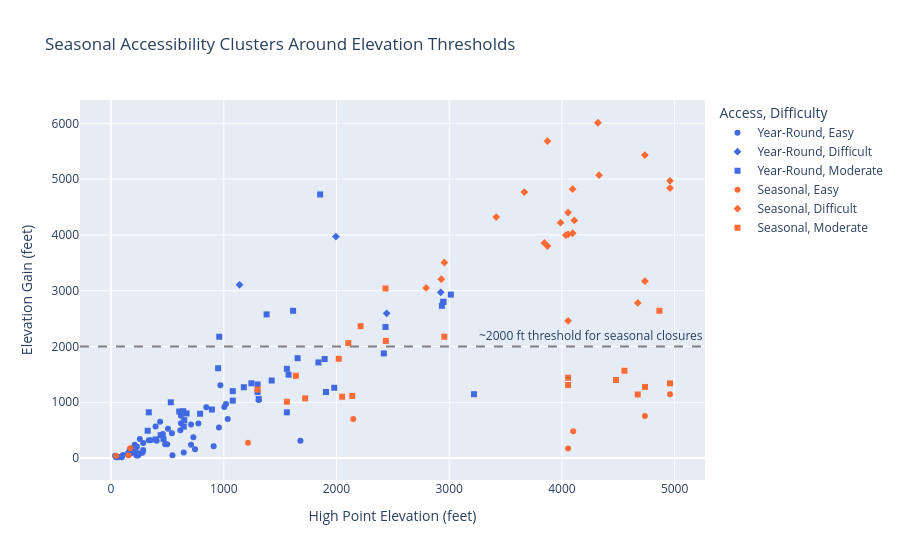

Notebook source saved alongside this figure:
### Code cell
# Chart 3: Scatter plot showing relationship between high point elevation and seasonal access
df_seasonal = df.dropna(subset=['High_Point_Numeric', 'Season_Category', 'Difficulty_Clean'])

fig3 = px.scatter(
    df_seasonal,
    x='High_Point_Numeric',
    y='Elevation_Gain_Numeric',
    color='Season_Category',
    symbol='Difficulty_Clean',
    title='Seasonal Accessibility Clusters Around Elevation Thresholds',
    labels={
        'High_Point_Numeric': 'High Point Elevation (feet)',
        'Elevation_Gain_Numeric': 'Elevation Gain (feet)',
        'Season_Category': 'Access',
        'Difficulty_Clean': 'Difficulty'
    },
    color_discrete_map={
        'Year-Round': '#4169E1',
        'Seasonal': '#FF6B35'
    },
    hover_data=['Trail Name', 'Difficulty_Clean']
)

# Add reference line at ~2000 feet to show elevation threshold
fig3.add_hline(
    y=2000,
    line_dash='dash',
    line_color='gray',
    annotation_text='~2000 ft threshold for seasonal closures',
    annotation_position='top right'
)

fig3.update_layout(
    font=dict(size=12),
    legend=dict(orientation='v', yanchor='top', y=1, xanchor='left', x=1.02)
)

fig3.show()

# Save chart as PNG
try:
    fig3.write_image('chart3_seasonal_elevation_patterns.png')
    print("✓ Chart saved as: chart3_seasonal_elevation_patterns.png")
except Exception as e:
    print(f"⚠️  Could not save chart as PNG: {e}")
    print("To save manually: Hover over chart → Click camera icon → Save")

### Figure 1 — Plotly figure (JSON) as saved in the notebook; plotly's stock layout.template omitted (floating-point values rounded to 4 significant figures)
{"data": [{"customdata": [["Ainsworth Loop Hike", "Easy"], ["Balfour-Klickitat Loop Hike", "Easy"], ["Bridal Veil Falls Hike", "Easy"], ["Buck Creek on Larch Mountain Hike", "Easy"], ["Buck Point Hike", "Easy"], ["Camp Benson Falls Hike", "Easy"], ["Cascade Locks West Loop Hike", "Easy"], ["Catherine Creek Arch Loop Hike", "Easy"], ["Catherine Creek Universal Access Hike", "Easy"], ["Catherine Creek West Loop Hike", "Easy"], ["Chenoweth Tableland Loop Hike", "Easy"], ["Eagle Creek to Punch Bowl Falls Hike", "Easy"], ["EasyCLIMB Loop Hike", "Easy"], ["Elowah Falls Loop Hike", "Easy"], ["Fort Cascades Loop Hike", "Easy"], ["Fort Rains Hike", "Easy"], ["Gillette Lake Hike", "Easy"], ["Hamilton Creek Loop Hike", "Easy"], ["Herman Creek Pinnacles Hike", "Easy"], ["Hood River Pipeline Hike", "Easy"], ["Hood River Waterfront Hike", "Easy"], ["Horsetail Falls Loop Hike", "Easy"], ["Horsethief Butte Hike", "Easy"], ["Indian Creek Hike", "Easy"], ["Klickitat Canyon Hike", "Easy"], ["Klickitat Trail: Klickitat Mineral Springs Hike", "Easy"], ["Labyrinth Hike", "Easy"], ["Latourell Falls Loop Hike", "Easy"], ["Little Beacon Rock Loop Hike", "Easy"], ["Memaloose Hills Hike", "Easy"], ["Mosier Plateau Hike", "Easy"], ["Nick Eaton Falls Hike", "Easy"], ["Ponytail Falls Hike", "Easy"], ["Pool of the Winds Hike", "Easy"], ["Punchbowl Falls Park Hike", "Easy"], ["River to Rock Loop Hike", "Easy"], ["Rooster Rock Loop Hike", "Easy"], ["Rooster Rock Wagon Road Hike", "Easy"], ["Rowena Plateau Hike", "Easy"], ["Sams Walker Loop Hike", "Easy"], ["Sandy River Delta Loop Hike", "Easy"], ["Shady Glen Loop Hike", "Easy"], ["She Who Watches Hike", "Easy"], ["Skamania Lodge Loop Hike", "Easy"], ["Sorosis Park Loop Hike", "Easy"], ["Spearfish Lake Loop Hike", "Easy"], ["St. Cloud Loop Hike", "Easy"], ["Starvation Creek Waterfalls Hike", "Easy"], ["Strawberry Island Loop Hike", "Easy"], ["The Dalles Riverfront Hike", "Easy"], ["Upper McCord Creek Falls Hike", "Easy"], ["Wahclella Falls Hike", "Easy"]], "hovertemplate": "Access=Year-Round<br>Difficulty=%{customdata[1]}<br>High Point Elevation (feet)=%{x}<br>Elevation Gain (feet)=%{y}<br>Trail Name=%{customdata[0]}<extra></extra>", "legendgroup": "Year-Round, Easy", "marker": {"color": "#4169E1", "symbol": "circle"}, "mode": "markers", "name": "Year-Round, Easy", "orientation": "v", "showlegend": true, "type": "scatter", "x": [150.0, 220.0, 230.0, 1680.0, 710.0, 460.0, 280.0, 615.0, 265.0, 1310.0, 775.0, 505.0, 180.0, 255.0, 60.0, 175.0, 435.0, 75.0, 970.0, 200.0, 95.0, 395.0, 498.0, 480.0, 645.0, 545.0, 1005.0, 620.0, 730.0, 957.0, 620.0, 1020.0, 350.0, 1035.0, 910.0, 285.0, 210.0, 845.0, 710.0, 45.0, 35.0, 105.0, 240.0, 405.0, 745.0, 225.0, 50.0, 285.0, 165.0, 210.0, 540.0, 335.0], "xaxis": "x", "y": [85.0, 115.0, 205.0, 310.0, 600.0, 430.0, 100.0, 500.0, 90.0, 1040.0, 620.0, 525.0, 170.0, 340.0, 15.0, 80.0, 650.0, 20.0, 1305.0, 110.0, 15.0, 565.0, 250.0, 250.0, 100.0, 50.0, 915.0, 625.0, 375.0, 550.0, 760.0, 970.0, 320.0, 700.0, 210.0, 270.0, 240.0, 910.0, 240.0, 15.0, 40.0, 55.0, 45.0, 310.0, 160.0, 45.0, 25.0, 145.0, 150.0, 100.0, 445.0, 320.0], "yaxis": "y"}, {"customdata": [["Aldrich Butte-Cedar Falls Loop Hike", "Difficult"], ["Cedar Mountain Loop Hike", "Difficult"], ["Herman Creek Hike", "Difficult"], ["Multnomah Falls-Devils Rest Loop Hike", "Difficult"]], "hovertemplate": "Access=Year-Round<br>Difficulty=%{customdata[1]}<br>High Point Elevation (feet)=%{x}<br>Elevation Gain (feet)=%{y}<br>Trail Name=%{customdata[0]}<extra></extra>", "legendgroup": "Year-Round, Difficult", "marker": {"color": "#4169E1", "symbol": "diamond"}, "mode": "markers", "name": "Year-Round, Difficult", "orientation": "v", "showlegend": true, "type": "scatter", "x": [1140.0, 1995.0, 2925.0, 2445.0], "xaxis": "x", "y": [3105.0, 3970.0, 2970.0, 2595.0], "yaxis": "y"}, {"customdata": [["Cape Horn Overlooks Hike", "Moderate"], ["Catherine Creek Canyon Loop Hike", "Moderate"], ["Catherine Creek-Coyote Wall Loop Hike", "Moderate"], ["Catherine Creek-Rowland Basin Loop Hike", "Moderate"], ["Columbia Gorge Traverse Hike", "Moderate"], ["Cook Hill Loop Hike", "Moderate"], ["Coyote Wall Hike", "Moderate"], ["Dalles Mountain Ranch Loop Hike", "Moderate"], ["Devils Hole/Three Benches Hike", "Moderate"], ["Devils Rest via Wahkeena Hike", "Moderate"], ["Dog Mountain Hike", "Moderate"], ["Dog Mountain Loop Hike", "Moderate"], ["Eagle Creek to High Bridge Hike", "Moderate"], ["Fairy Falls Loop Hike", "Moderate"], ["Herman Creek Pinnacles via the PCT Hike", "Moderate"], ["Herman Creek-Wyeth Hike", "Moderate"], ["Indian Point Loop Hike", "Moderate"], ["Klickitat Trail: Lyle to Klickitat Hike", "Moderate"], ["Labyrinth-Coyote Wall Loop Hike", "Moderate"], ["Lower Starvation Loop Hike", "Moderate"], ["Lyle Cherry Orchard Hike", "Moderate"], ["Maryhill Loops Hike", "Moderate"], ["McCord Creek to Tanner Creek Loop Hike", "Moderate"], ["Mist Falls Hike", "Moderate"], ["Mitchell Point Hike", "Moderate"], ["Mosier Twin Tunnels Hike", "Moderate"], ["Multnomah Falls Hike", "Moderate"], ["Multnomah-Wahkeena Loop Hike", "Moderate"], ["Sevenmile Hill Loop Hike", "Moderate"], ["Stacker Butte Hike", "Moderate"], ["Tanner Creek to Eagle Creek Loop Hike", "Moderate"], ["Tooth Rock Loop Hike", "Moderate"], ["Tracy Hill Loop Hike", "Moderate"], ["Triple Falls Hike", "Moderate"], ["Two Chiefs Trail Hike", "Moderate"], ["Upper Hardy Creek Loop Hike", "Moderate"], ["Viento State Park Hike", "Moderate"], ["Wahkeena Falls Hike", "Moderate"], ["Wauna Viewpoint from Eagle Creek Hike", "Moderate"], ["Wauna Viewpoint from Tooth Rock Hike", "Moderate"], ["Wind Mountain Hike", "Moderate"]], "hovertemplate": "Access=Year-Round<br>Difficulty=%{customdata[1]}<br>High Point Elevation (feet)=%{x}<br>Elevation Gain (feet)=%{y}<br>Trail Name=%{customdata[0]}<extra></extra>", "legendgroup": "Year-Round, Moderate", "marker": {"color": "#4169E1", "symbol": "square"}, "mode": "markers", "name": "Year-Round, Moderate", "orientation": "v", "showlegend": true, "type": "scatter", "x": [1300.0, 1425.0, 1615.0, 1300.0, 1855.0, 3015.0, 1895.0, 1310.0, 670.0, 2435.0, 2948.0, 2948.0, 640.0, 1575.0, 950.0, 960.0, 2935.0, 465.0, 1655.0, 790.0, 1245.0, 1560.0, 335.0, 395.0, 1178.0, 530.0, 895.0, 1560.0, 1980.0, 3220.0, 605.0, 440.0, 1840.0, 650.0, 1380.0, 2420.0, 325.0, 645.0, 1080.0, 1080.0, 1907.0], "xaxis": "x", "y": [1185.0, 1390.0, 2640.0, 1320.0, 4725.0, 2930.0, 1775.0, 1060.0, 800.0, 2350.0, 2800.0, 2800.0, 840.0, 1495.0, 1610.0, 2175.0, 2730.0, 340.0, 1790.0, 795.0, 1340.0, 820.0, 820.0, 335.0, 1270.0, 1000.0, 870.0, 1600.0, 1260.0, 1145.0, 835.0, 410.0, 1715.0, 680.0, 2575.0, 1875.0, 490.0, 565.0, 1030.0, 1200.0, 1185.0], "yaxis": "y"}, {"customdata": [["Bear Lake Hike", "Easy"], ["Eagle Creek Overlook Hike", "Easy"], ["Mount Defiance from Wahtum Lake Road Hike", "Easy"], ["Nellie Corser Loop Hike", "Easy"], ["Pepper Mountain Hike", "Easy"], ["Rainy Lake Loop Hike", "Easy"], ["Shepperds Dell Hike", "Easy"], ["Sherrard Point Hike", "Easy"], ["Young Creek Bottomland Hike", "Easy"]], "hovertemplate": "Access=Seasonal<br>Difficulty=%{customdata[1]}<br>High Point Elevation (feet)=%{x}<br>Elevation Gain (feet)=%{y}<br>Trail Name=%{customdata[0]}<extra></extra>", "legendgroup": "Seasonal, Easy", "marker": {"color": "#FF6B35", "symbol": "circle"}, "mode": "markers", "name": "Seasonal, Easy", "orientation": "v", "showlegend": true, "type": "scatter", "x": [4100.0, 170.0, 4959.0, 1215.0, 2149.0, 4736.0, 155.0, 4055.0, 45.0], "xaxis": "x", "y": [480.0, 175.0, 1145.0, 275.0, 700.0, 755.0, 45.0, 170.0, 40.0], "yaxis": "y"}, {"customdata": [["Augspurger Mountain Hike", "Difficult"], ["Benson Plateau Loop Hike", "Difficult"], ["Casey Creek Loop Hike", "Difficult"], ["Eagle-Benson Loop Hike", "Difficult"], ["Franklin Ridge from Larch Mountain Loop Hike", "Difficult"], ["Franklin Ridge Loop Hike", "Difficult"], ["Hamilton-Hardy Loop Hike", "Difficult"], ["Larch Mountain Hike", "Difficult"], ["Larch Mountain via Oneonta Trail Hike", "Difficult"], ["Mount Defiance from Columbia River Hike", "Difficult"], ["Mount Defiance-Starvation Ridge Loop Hike", "Difficult"], ["Nesmith Point Hike", "Difficult"], ["Nick Eaton Ridge Loop Hike", "Difficult"], ["North Lake Hike", "Difficult"], ["Oneonta-Multnomah Loop Hike", "Difficult"], ["Rainy Lake via Gorton Creek Trail Hike", "Difficult"], ["Starvation Ridge Hike", "Difficult"], ["Table Mountain from Bonneville Hike", "Difficult"], ["Wahtum Lake to Benson Plateau Hike", "Difficult"], ["Wahtum Lake via Herman Creek Hike", "Difficult"], ["Wahtum Lake via Pacific Crest Trail Hike", "Difficult"], ["Waucoma Lakes Loop Hike", "Difficult"], ["Wauneka Point Hike", "Difficult"]], "hovertemplate": "Access=Seasonal<br>Difficulty=%{customdata[1]}<br>High Point Elevation (feet)=%{x}<br>Elevation Gain (feet)=%{y}<br>Trail Name=%{customdata[0]}<extra></extra>", "legendgroup": "Seasonal, Difficult", "marker": {"color": "#FF6B35", "symbol": "diamond"}, "mode": "markers", "name": "Seasonal, Difficult", "orientation": "v", "showlegend": true, "type": "scatter", "x": [3667.0, 4095.0, 4035.0, 4110.0, 4055.0, 2930.0, 2957.0, 4055.0, 4055.0, 4959.0, 4959.0, 3872.0, 4095.0, 3988.0, 2795.0, 4736.0, 3845.0, 3417.0, 4673.0, 4330.0, 4320.0, 4737.0, 3872.0], "xaxis": "x", "y": [4767.0, 4030.0, 3995.0, 4260.0, 2460.0, 3205.0, 3505.0, 4010.0, 4400.0, 4840.0, 4970.0, 3800.0, 4820.0, 4220.0, 3050.0, 5430.0, 3855.0, 4320.0, 2780.0, 5070.0, 6010.0, 3170.0, 5680.0], "yaxis": "y"}, {"customdata": [["Angels Rest Hike", "Moderate"], ["Angels Rest-Devils Rest Loop Hike", "Moderate"], ["Archer Mountain Loop Hike", "Moderate"], ["Cape Horn Loop Hike", "Moderate"], ["Chetwoot Loop Hike", "Moderate"], ["Chinidere Mountain Loop Hike", "Moderate"], ["Duncan Creek Hike", "Moderate"], ["Green Point Mountain Loop Hike", "Moderate"], ["Hamilton Mountain Loop Hike", "Moderate"], ["Hardy Ridge Loop Hike", "Moderate"], ["Indian Mountain Loop Hike", "Moderate"], ["Klickitat Trail: Swale Canyon Hike", "Moderate"], ["Larch Mountain Crater Loop Hike", "Moderate"], ["Larch Mountain Crater Rim Loop Hike", "Moderate"], ["Leidl Ridge Hike", "Moderate"], ["McCall Point Hike", "Moderate"], ["Mud Lake Hike", "Moderate"], ["Soda Springs Loop Hike", "Moderate"], ["Tomlike Mountain Hike", "Moderate"], ["Warren Lake to Mount Defiance Hike", "Moderate"], ["Wygant Peak Hike", "Moderate"]], "hovertemplate": "Access=Seasonal<br>Difficulty=%{customdata[1]}<br>High Point Elevation (feet)=%{x}<br>Elevation Gain (feet)=%{y}<br>Trail Name=%{customdata[0]}<extra></extra>", "legendgroup": "Seasonal, Moderate", "marker": {"color": "#FF6B35", "symbol": "square"}, "mode": "markers", "name": "Seasonal, Moderate", "orientation": "v", "showlegend": true, "type": "scatter", "x": [1640.0, 2435.0, 2020.0, 1300.0, 930.0, 4673.0, 2050.0, 4737.0, 2438.0, 2957.0, 4865.0, 1560.0, 4055.0, 4055.0, 2140.0, 1722.0, 4480.0, 2105.0, 4555.0, 4959.0, 2214.0], "xaxis": "x", "y": [1475.0, 3040.0, 1780.0, 1230.0, NaN, 1140.0, 1100.0, 1275.0, 2100.0, 2175.0, 2640.0, 1010.0, 1310.0, 1440.0, 1115.0, 1070.0, 1400.0, 2060.0, 1565.0, 1340.0, 2365.0], "yaxis": "y"}], "layout": {"annotations": [{"showarrow": false, "text": "~2000 ft threshold for seasonal closures", "x": 1, "xanchor": "right", "xref": "x domain", "y": 2000, "yanchor": "bottom", "yref": "y"}], "font": {"size": 12}, "legend": {"orientation": "v", "title": {"text": "Access, Difficulty"}, "tracegroupgap": 0, "x": 1.02, "xanchor": "left", "y": 1, "yanchor": "top"}, "shapes": [{"line": {"color": "gray", "dash": "dash"}, "type": "line", "x0": 0, "x1": 1, "xref": "x domain", "y0": 2000, "y1": 2000, "yref": "y"}], "title": {"text": "Seasonal Accessibility Clusters Around Elevation Thresholds"}, "xaxis": {"anchor": "y", "domain": [0.0, 1.0], "title": {"text": "High Point Elevation (feet)"}}, "yaxis": {"anchor": "x", "domain": [0.0, 1.0], "title": {"text": "Elevation Gain (feet)"}}}}
